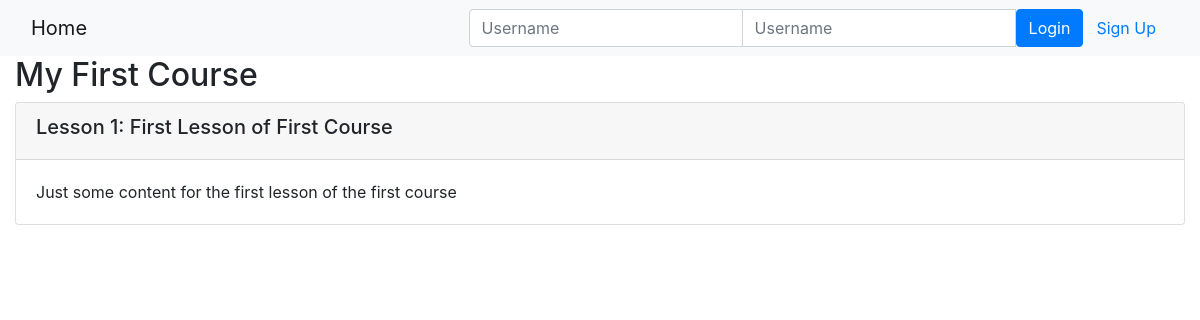
Before: /onlinecourse/1/ with the older database file.
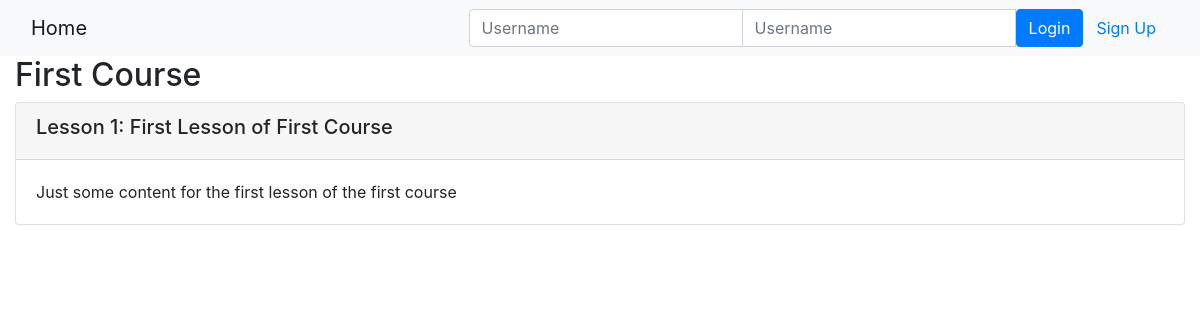
After: the same page with the newer database file.
### onlinecourse/models.py (models this page shows, shortened)
class Course(models.Model):
    name = models.CharField(null=False, max_length=30, default='online course')
    image = models.ImageField(upload_to='course_images/')
    description = models.CharField(max_length=1000)
    pub_date = models.DateField(null=True)
    instructors = models.ManyToManyField(Instructor)
    users = models.ManyToManyField(settings.AUTH_USER_MODEL, through='Enrollment')
    total_enrollment = models.IntegerField(default=0)
    is_enrolled = False

### onlinecourse/views.py (the view)
# urls.py: path('<int:pk>/', views.CourseDetailView.as_view(), name='course_details'),
class CourseDetailView(generic.DetailView):
    model = Course
    template_name = 'onlinecourse/course_detail_bootstrap.html'

### onlinecourse/templates/onlinecourse/course_detail_bootstrap.html (shortened to what this page needs)
<!DOCTYPE html>
<html lang="en">
<head>
     {% load static %}
    <link rel="stylesheet" href="https://maxcdn.bootstrapcdn.com/bootstrap/4.5.2/css/bootstrap.min.css">
</head>
<body>
    <nav class="navbar navbar-light bg-light">
        <div class="container-fluid">
            <div class="navbar-header">
                  <a class="navbar-brand" href="{% url 'onlinecourse:index' %}">Home</a>
            </div>
            <ul class="nav navbar-nav navbar-right">
                {% if user.is_authenticated %}
                <li>
                    <a class="btn btn-link" href="#">{{ user.first_name }}({{ user.username }})</a>
                    <a class="btn btn-link" href="{% url 'onlinecourse:logout' %}">Logout</a>
                </li>
                {% else %}
                <li>
                    <form class="form-inline" action="{% url 'onlinecourse:login' %}" method="post">
                        <div class="input-group">
                            <input type="text" class="form-control" placeholder="Username" name="username" >
                            <input type="password" class="form-control" placeholder="Username" name="psw" >
                            <button class="btn btn-primary" type="submit">Login</button>
                            <a class="btn btn-link" href="{% url 'onlinecourse:registration' %}">Sign Up</a>
                        </div>
                    </form>
                </li>
                {% endif %}
            </ul>
        </div>
    </nav>
    <div class="container-fluid">
            <h2>{{ course.name }}</h2>
            <div class="card-columns-vertical">
                {% for lesson in course.lesson_set.all %}
                    <div class="card mt-1">
                        <div class="card-header"><h5>Lesson {{lesson.order|add:1}}: {{lesson.title}}</h5></div>
                        <div class="card-body">{{lesson.content}}</div>
                    </div>
                {% endfor %}
            </div>
    </div>
</body>
</html>

Changed rows visible on the page:
changed Course: name "My First Course" → "First Course"
